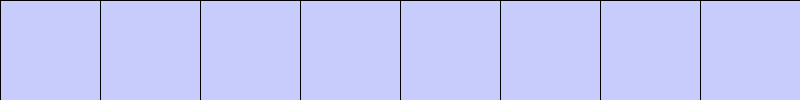
Frame 1 (no input)
Frame 60 (the mouse pressed at the canvas centre just before this capture): identical to frame 1, image omitted
Frame 120 (the mouse held since frame 60 and released just before this capture): identical to frame 1, image omitted

The Processing sketch that drew this single still picture (run headless with seeded random() and noise(); from frame 60 on, the mouse is pressed at the canvas centre):

// Processing sketch: week03_2
// ── week03_2.pde
//week03-2 好玩的程式設計 processing 結合 for()+if()
//Ctrl+N 開新分頁
void setup(){
  size(800,100);
}
void draw(){
  background(#C7CCFC);//TOOL-色彩選擇器 挑色彩
  for(int x=0;x<800;x+=100){//x=0,100,200......
    if(x<mouseX && mouseX<x+100)fill(#C7E4FC);
    else fill(#C7CCFC);//依照mouseX的位置，決定色彩
    rect(x,0,100,100);
  }
}
